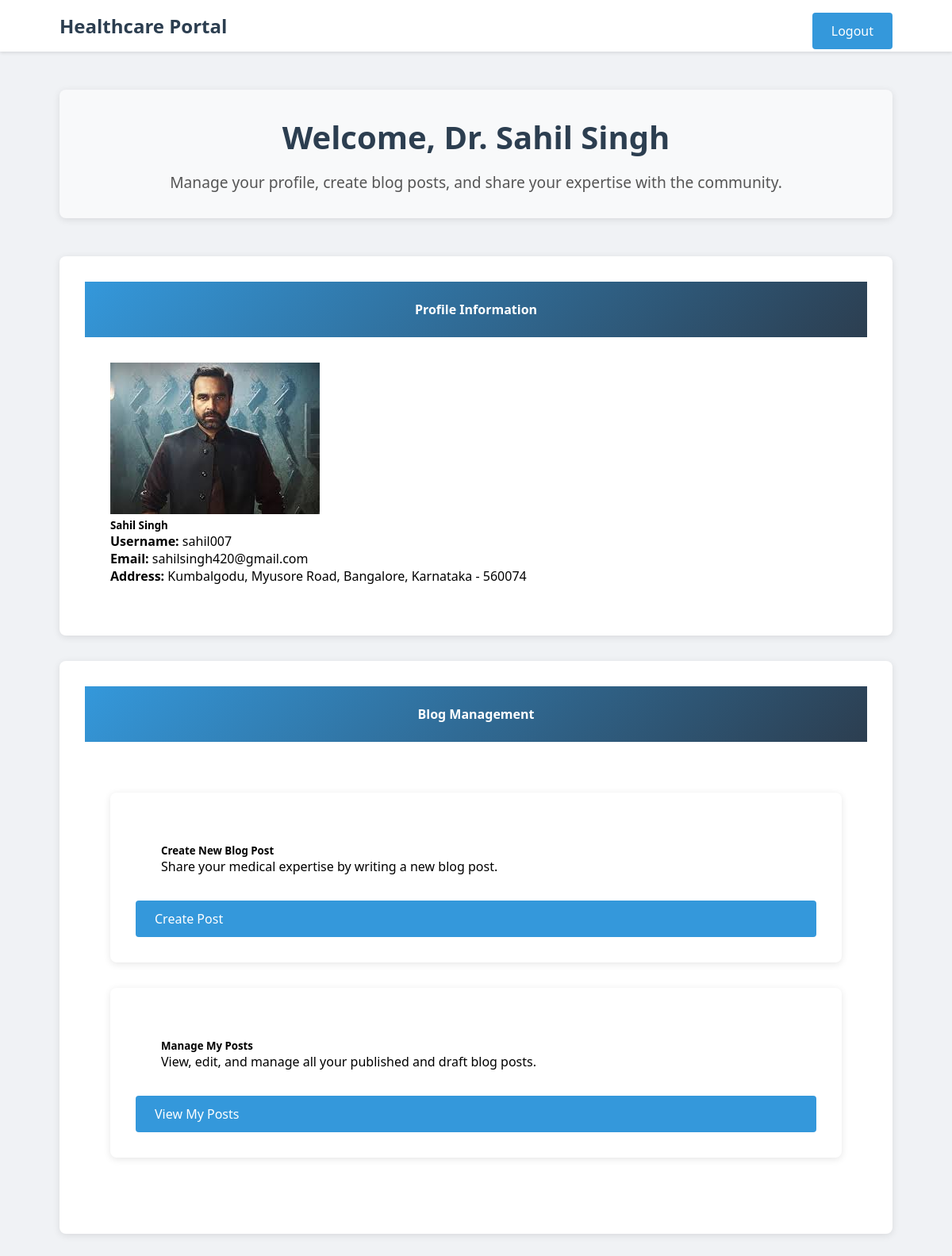
The app's page /doctor-dashboard/ (signed in) with its own data.
### users/models.py (models this page shows)
class CustomUser(AbstractUser):
    USER_TYPE_CHOICES = (
        ('patient', 'Patient'),
        ('doctor', 'Doctor'),
    )
    user_type = models.CharField(max_length=10, choices=USER_TYPE_CHOICES)
    profile_picture = models.ImageField(upload_to='profile_pics/', null=True, blank=True)
    address_line1 = models.CharField(max_length=100)
    city = models.CharField(max_length=50)
    state = models.CharField(max_length=50)
    pincode = models.CharField(max_length=10)

### users/views.py (the view)
# urls.py: path('doctor-dashboard/', views.doctor_dashboard, name='doctor_dashboard'),
@login_required
def doctor_dashboard(request):
    return render(request, 'users/doctor_dashboard.html')

### users/templates/users/doctor_dashboard.html (shortened to what this page needs)
{% extends 'users/base.html' %}
{% block content %}
    <div class="welcome-section">
        <h1>Welcome, Dr. {{ user.get_full_name }}</h1>
        <p>Manage your profile, create blog posts, and share your expertise with the community.</p>
    </div>
    <div class="row">
        <div class="col-md-4">
            <div class="card mb-4">
                <div class="card-header">
                    <h4>Profile Information</h4>
                </div>
                <div class="card-body">
                    {% if user.profile_picture %}
                        <img src="{{ user.profile_picture.url }}" class="profile-picture">
                    {% endif %}
                    <h5>{{ user.get_full_name }}</h5>
                    <p><strong>Username:</strong> {{ user.username }}</p>
                    <p><strong>Email:</strong> {{ user.email }}</p>
                    <p><strong>Address:</strong> {{ user.address_line1 }}, {{ user.city }}, {{ user.state }} - {{ user.pincode }}</p>
                </div>
            </div>
        </div>
        <div class="col-md-8">
            <div class="card">
                <div class="card-header">
                    <h4>Blog Management</h4>
                </div>
                <div class="card-body">
                    <div class="row">
                        <div class="col-md-6 mb-4">
                            <div class="card h-100">
                                <div class="card-body text-center">
                                    <h5 class="card-title">Create New Blog Post</h5>
                                    <p class="card-text">Share your medical expertise by writing a new blog post.</p>
                                </div>
                                <div class="card-footer text-center">
                                    <a href="{% url 'create_blog_post' %}" class="btn btn-primary">Create Post</a>
                                </div>
                            </div>
                        </div>
                        <div class="col-md-6 mb-4">
                            <div class="card h-100">
                                <div class="card-body text-center">
                                    <h5 class="card-title">Manage My Posts</h5>
                                    <p class="card-text">View, edit, and manage all your published and draft blog posts.</p>
                                </div>
                                <div class="card-footer text-center">
                                    <a href="{% url 'my_blog_posts' %}" class="btn btn-primary">View My Posts</a>
                                </div>
                            </div>
                        </div>
                    </div>
                </div>
            </div>
        </div>
    </div>
{% endblock %}

### users/templates/users/base.html (style rules this page uses)
* { margin: 0; padding: 0; box-sizing: border-box; font-family: 'Segoe UI', Tahoma, Geneva, Verdana, sans-serif; }
body { background-color: #f0f2f5; min-height: 100vh; }
.card { background: white; border-radius: 8px; box-shadow: 0 2px 10px rgba(0,0,0,0.1); padding: 2rem; margin: 2rem auto; overflow: hidden; }
.card-header { background: linear-gradient(135deg, #3498db, #2c3e50); color: white; padding: 1.5rem; text-align: center; }
.card-body { padding: 2rem; }
.btn { display: inline-block; padding: 0.75rem 1.5rem; border-radius: 4px; border: none; font-size: 1rem; font-weight: 500; cursor: pointer; transition: background-color 0.3s; text-decoration: none; }
.btn-primary { background-color: #3498db; color: white; padding: 0.75rem 1.5rem; border-radius: 4px; text-decoration: none; transition: background-color 0.3s; width: 100%; }
.welcome-section { text-align: center; margin: 3rem 0; padding: 2rem; background-color: #f8f9fa; border-radius: 8px; box-shadow: 0 2px 10px rgba(0, 0, 0, 0.1); }
.welcome-section h1 { color: #2c3e50; font-size: 2.5rem; margin-bottom: 1rem; }
.welcome-section p { color: #555; font-size: 1.2rem; }

### records on screen
CustomUser: get_full_name "Sahil Singh", profile_picture (picture), username "sahil007", email "sahilsingh420@gmail.com", address_line1 "Kumbalgodu, Myusore Road", city "Bangalore", state "Karnataka", pincode "560074"
